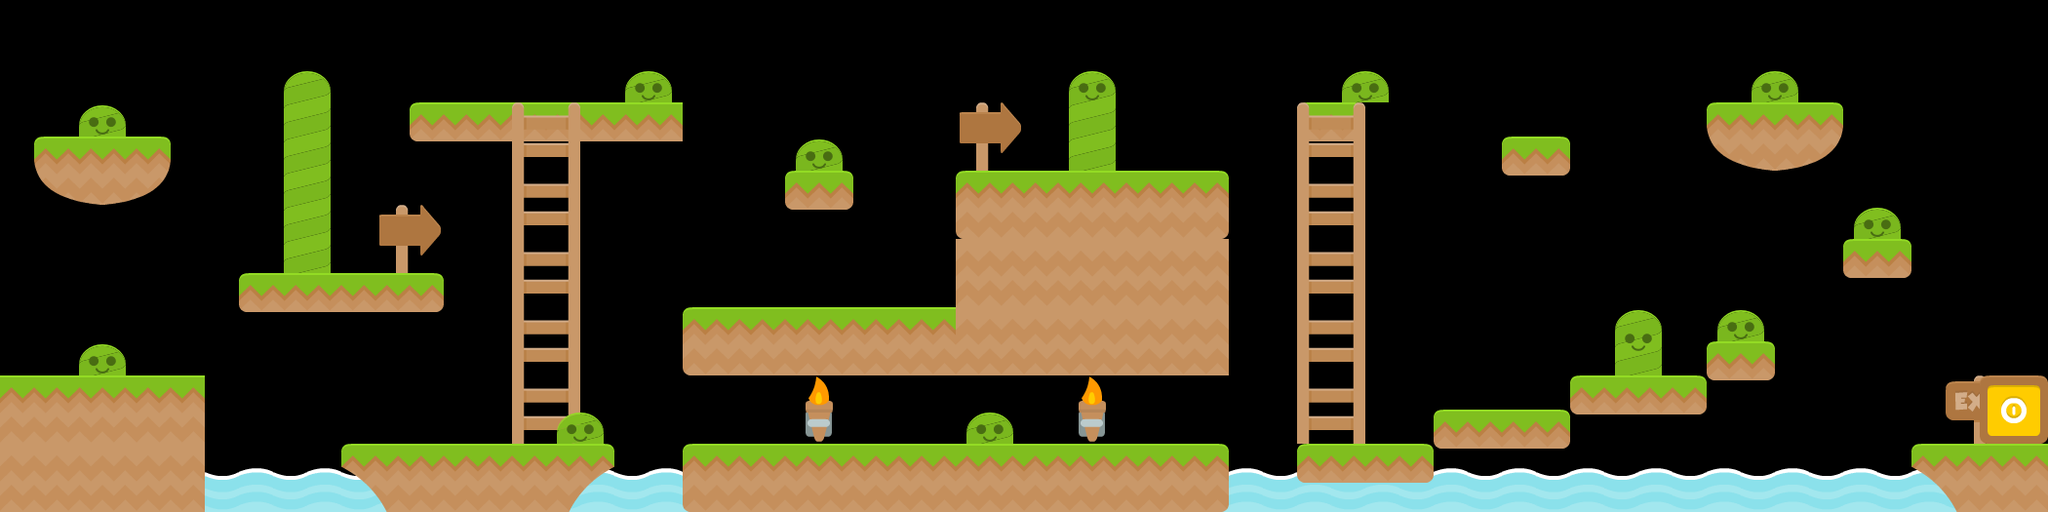

Below is a game level as drawn by its tile map, then a one-line description and the .tmx that defines it (tile-layer data replaced by summaries):
An orthogonal 60x15 tile map with 35x35 px tiles, 5 tile layers (Background Images, Platforms, Ladders, Enemies, ...).

<map version="1.0" orientation="orthogonal" renderorder="right-down" width="60" height="15" tilewidth="35" tileheight="35" nextobjectid="1">
 <tileset firstgid="1" name="Platformer" tilewidth="70" tileheight="70" spacing="2" margin="2" tilecount="196">
  <image source="tileset.png" width="1024" height="1024" />
 </tileset>
 <layer name="Background Images" width="60" height="15">
  <data>[900 cells, 29 non-empty, 8 distinct tile ids]</data>
 </layer>
 <layer name="Platforms" width="60" height="15">
  <data>[900 cells, 58 non-empty, 12 distinct tile ids]</data>
 </layer>
 <layer name="Ladders" width="60" height="15">
  <data>[900 cells, 10 non-empty, 2 distinct tile ids]</data>
 </layer>
 <layer name="Enemies" width="60" height="15">
  <data>[900 cells, 10 non-empty, 1 distinct tile ids]</data>
 </layer>
 <layer name="Trigger" width="60" height="15">
  <data>[900 cells, 1 non-empty, 1 distinct tile ids]</data>
 </layer>
</map>
